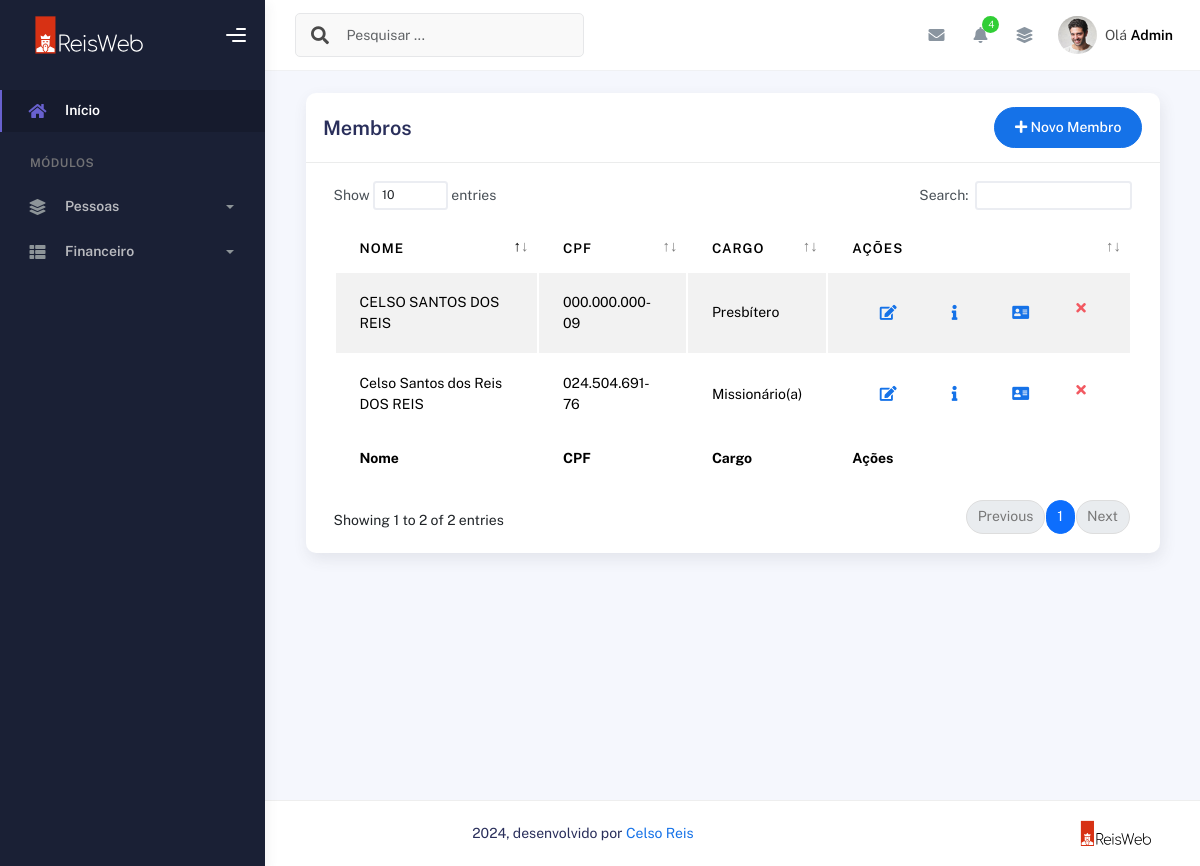
/membros/ (signed in), run on an earlier commit of the app's database.
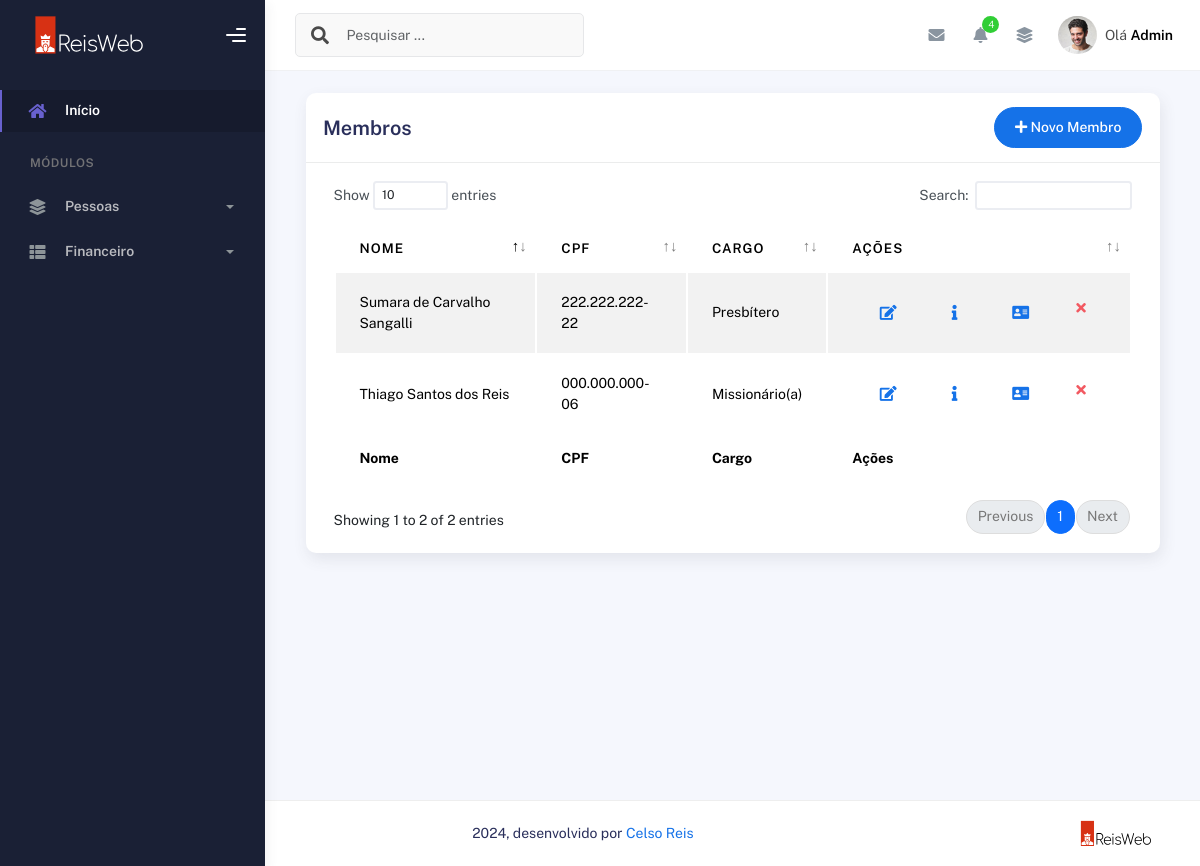
And on a later commit of the database.
### plataformaigreja/models.py (models this page shows, shortened)
class Membros(models.Model):
    choices_sexo = (('F', 'Feminino'),
                    ('M', 'Masculino'))
    choices_cargo = (('A', 'Auxiliar'),
                     ('C', 'Congregado'),
                     ('Cr', 'Crianças'),
                     ('Da', 'Diaconisa'),
                     ('D', 'Diácono'),
                     ('E', 'Evangelista'),
                     ('J', 'Jovem'),
                     ('Mb', 'Membro'),
                     ('Mi', 'Missionário(a)'),
                     ('Pr', 'Pastor'),
                     ('P', 'Presbítero'))
    nome = models.CharField(max_length=50)
    sexo = models.CharField(max_length=1, choices=choices_sexo)
    cpf = models.CharField(max_length=20, blank=True, null=True)
    email = models.EmailField(blank=True, null=True)
    telefone = models.CharField(max_length=19, blank=True, null=True)
    endereco = models.CharField(max_length=100, blank=True, null=True)
    foto = models.ImageField(upload_to="img_membros", null=True, blank=True)
    data_nascimento = models.DateField(null=True, blank=True)
    data_batismo = models.DateField(null=True, blank=True)
    cargo = models.CharField(max_length=2, choices=choices_cargo)
    pastor = models.ForeignKey(
        User,
        on_delete=models.CASCADE
    )

### plataformaigreja/views.py (the view, shortened to what this page needs)
# urls.py: path('membros/', views.membros, name='membros'),
@login_required(login_url='/usuarios/login')
def membros(request):
    if request.method == "GET":
        membros = Membros.objects.filter(pastor=request.user)
        return render(request, 'membros.html', {'membros': membros})

### plataformaigreja/templates/membros.html (shortened to what the changed rows need)
{% extends "bases/base_plataformaigreja.html" %}
{% load static %}
{% block 'conteudo' %}
  <div class="container">
    <div class="page-inner">
      <div class="col-md-12">
        <div class="card">
        <div class="card-body">
                    <div class="table-responsive">
                      <table
                        id="add-row"
                        class="display table table-striped table-hover"
                      >
                        <thead>
                          <tr>
                            <th>Nome</th>
                            <th>CPF</th>
                            <th>CARGO</th>
                            <th style="width: 10%">Ações</th>
                          </tr>
                        </thead>
                        <tfoot>
                          <tr>
                            <th>Nome</th>
                            <th>CPF</th>
                            <th>Cargo</th>
                            <th>Ações</th>
                          </tr>
                        </tfoot>
                        <tbody>
                          {% for membro in membros %}
                            <tr>
                              <td>{{membro.nome}}</td>
                              <td>{{membro.cpf | default:"000.000.000-00"}}</td>
                              <td>
                                {% if membro.cargo == "Mb" %}
                                  Membro
                                {% elif membro.cargo == "A" %}
                                  Auxiliar
                                {% elif membro.cargo == "C" %}
                                  Congregado
                                {% elif membro.cargo == "Cr" %}
                                  Crianças
                                {% elif membro.cargo == "Da" %}
                                  Diaconisa
                                {% elif membro.cargo == "D" %}
                                  Diácono
                                {% elif membro.cargo == "E" %}
                                  Evangelista
                                {% elif membro.cargo == "J" %}
                                  Jovem
                                {% elif membro.cargo == "Mi" %}
                                  Missionário(a)
                                {% elif membro.cargo == "Pr" %}
                                  Pastor
                                {% elif membro.cargo == "P" %}
                                  Presbítero
                                {% endif %}
                              </td>
                              <td>
                                <div class="form-button-action">
                                  <a href="{% url 'editar_membro' membro.id %}">
                                  <button
                                    type="button"
                                    title="Editar"
                                    class="btn btn-link btn-primary btn-lg"
                                    data-original-title="Edit Task"
                                    data-bs-toggle="modal"
                                    data-bs-target="#editarMembroModal"
                                  >
                                    <i class="fa fa-edit"></i>
                                  </button>
                                </a>
                                <button
                                    type="button"
                                    title="Informações"
                                    class="btn btn-link btn-primary btn-lg btn-detalhes"
                                    data-original-title="Edit Task"
                                    data-id="{{ membro.id }}"
                                    data-bs-toggle="modal"
                                    data-bs-target="#modalDetalhes"
                                  >
                                    <i class="fa fa-info"></i>
                                  </button>
                                  <a href="" class="btn btn-link btn-primary btn-lg" >
                                    <i class="fas fa-address-card"></i>
                                  </a>
                                 <form action="{% url 'excluir_membro' membro.id %}" method="post">{% csrf_token %}
                                  <button
                                    type="submit"
                                    data-bs-toggle="tooltip"
                                    title="Excluir"
                                    class="btn btn-link btn-danger"
                                    data-original-title="Remove"
                                    onclick="return confirm('Tem certeza que deseja excluir este membro?');"
                                  >
                                    <i class="fa fa-times"></i>
                                  </button>
                                </form>
                                </div>
                              </td>
                            </tr>
                          {% endfor %}
                        </tbody>
                      </table>
                    </div>
                  </div>
                </div>
              </div>
            </div>
          </div>
        </div>
      </div>
    </div>
{% endblock %}

What changed in the data, as far as the page shows it:
removed Membros: nome "Celso Santos dos Reis DOS REIS", cpf "024.504.691-76", cargo "Missionário(a)"
removed Membros: nome "CELSO SANTOS DOS REIS", cpf "000.000.000-09", cargo "Presbítero"
added Membros: nome "Thiago Santos dos Reis", cpf "000.000.000-06", cargo "Missionário(a)"
added Membros: nome "Sumara de Carvalho Sangalli", cpf "222.222.222-22", cargo "Presbítero"
